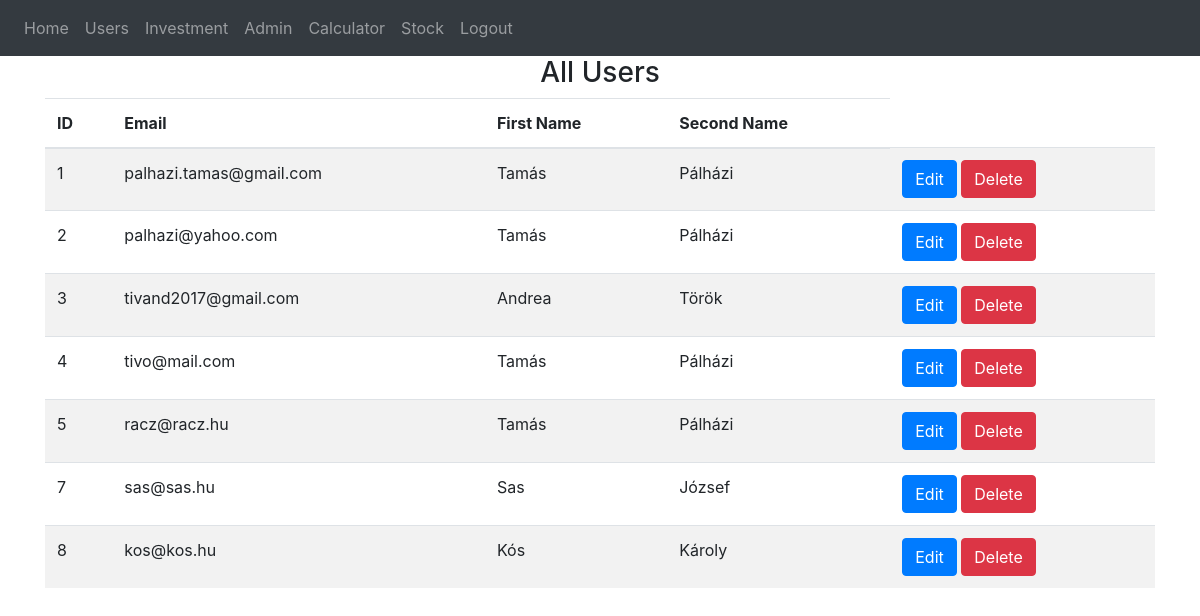
Page /all-users (signed in) on the committed database.
### website/models.py (models this page shows)
class User(db.Model, UserMixin):
    id = db.Column(db.Integer, primary_key=True)
    email = db.Column(db.String(150), unique=True)
    password = db.Column(db.String(150))
    first_name = db.Column(db.String(150))
    second_name = db.Column(db.String(150))
    notes = db.relationship('Note')
    is_approved = db.Column(db.Boolean, default=False)

### website/views.py (the view)
@views.route('/all-users', methods=['GET'])
@login_required
def all_users():
    users = User.query.all()
    return render_template("all_users.html", users=users, user=current_user)

### website/__init__.py (called while the page is built)
def create_app():
    app = Flask(__name__)
    app.config['SECRET_KEY'] = 'hjshjhdjah kjshkjdhjs'
    app.config['SQLALCHEMY_DATABASE_URI'] = f'sqlite:///{DB_NAME}'
    db.init_app(app)
    from .views import views
    from .auth import auth
    app.register_blueprint(views, url_prefix='/')
    app.register_blueprint(auth, url_prefix='/')
    from .models import User, Note
    with app.app_context():
        db.create_all()
    login_manager = LoginManager()
    login_manager.login_view = 'auth.login'
    login_manager.init_app(app)
    @login_manager.user_loader
    def load_user(id):
        return User.query.get(int(id))
    return app

### website/templates/all_users.html (shortened to what this page needs)
{% extends "base.html" %}
{% block content %}
    <h3 align="center">All Users</h3>
    <table class="table table-striped">
        <thead>
            <tr>
                <th scope="col">ID</th>
                <th scope="col">Email</th>
                <th scope="col">First Name</th>
                <th scope="col">Second Name</th>
            </tr>
        </thead>
        <tbody>
            {% for user in users %}
                <tr>
                    <td>{{ user.id }}</td>
                    <td>{{ user.email }}</td>
                    <td>{{ user.first_name }}</td>
                    <td>{{ user.second_name }}</td>
                    <td>
                        <a href="{{ url_for('views.edit_user', user_id=user.id) }}" class="btn btn-primary">Edit</a>
                        <a href="{{ url_for('views.delete_user', user_id=user.id) }}" class="btn btn-danger">Delete</a>
                      </td>
                </tr>
            {% endfor %}
        </tbody>
    </table>
{% endblock %}

### rows in the picture
User: id "1", email "palhazi.tamas@gmail.com", first_name "Tamás", second_name "Pálházi"
User: id "2", email "palhazi@yahoo.com", first_name "Tamás", second_name "Pálházi"
User: id "3", email "tivand2017@gmail.com", first_name "Andrea", second_name "Török"
User: id "4", email "tivo@mail.com", first_name "Tamás", second_name "Pálházi"
User: id "5", email "racz@racz.hu", first_name "Tamás", second_name "Pálházi"
User: id "7", email "sas@sas.hu", first_name "Sas", second_name "József"
User: id "8", email "kos@kos.hu", first_name "Kós", second_name "Károly"
